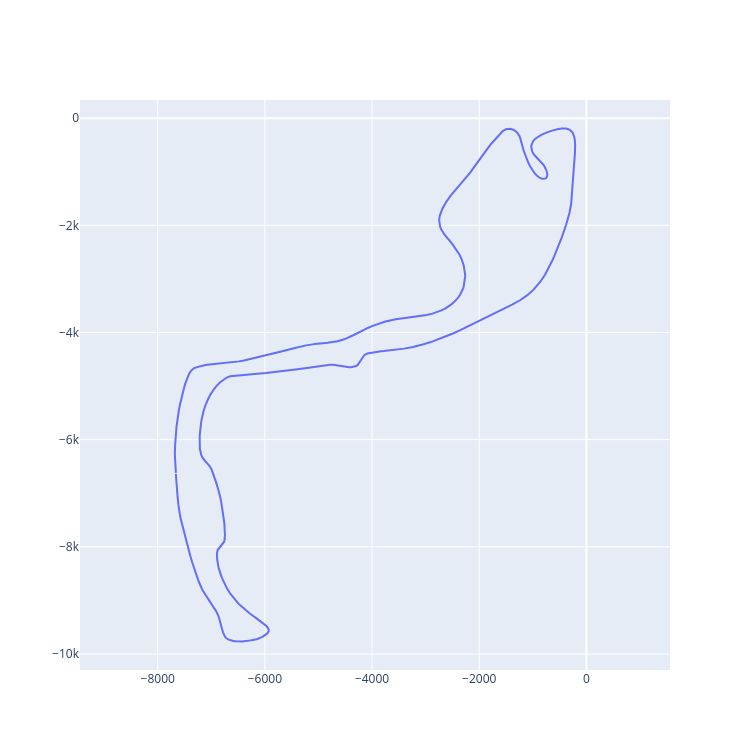

The cell this chart's notebook holds for it:
### Code cell
fig = go.Figure()

fig.add_trace(go.Scatter(x=track["X"], y=track["Y"], mode="lines",))

# both axis should have the same length in order to get a distortion-free image
fig.update_yaxes(scaleanchor="x", scaleratio=1)
# can also square the whole plot
fig.update_layout(width=750, height=750)

fig.show()

### Figure 1 — Plotly figure (JSON) as saved in the notebook; plotly's stock layout.template omitted (floating-point values rounded to 4 significant figures; data arrays with more than 128 entries replaced by an {"elided": "..."} marker saying what was removed)
{"data": [{"mode": "lines", "type": "scatter", "x": {"elided": "683 float values"}, "y": {"elided": "683 float values"}}], "layout": {"height": 750, "width": 750, "yaxis": {"scaleanchor": "x", "scaleratio": 1}}}
